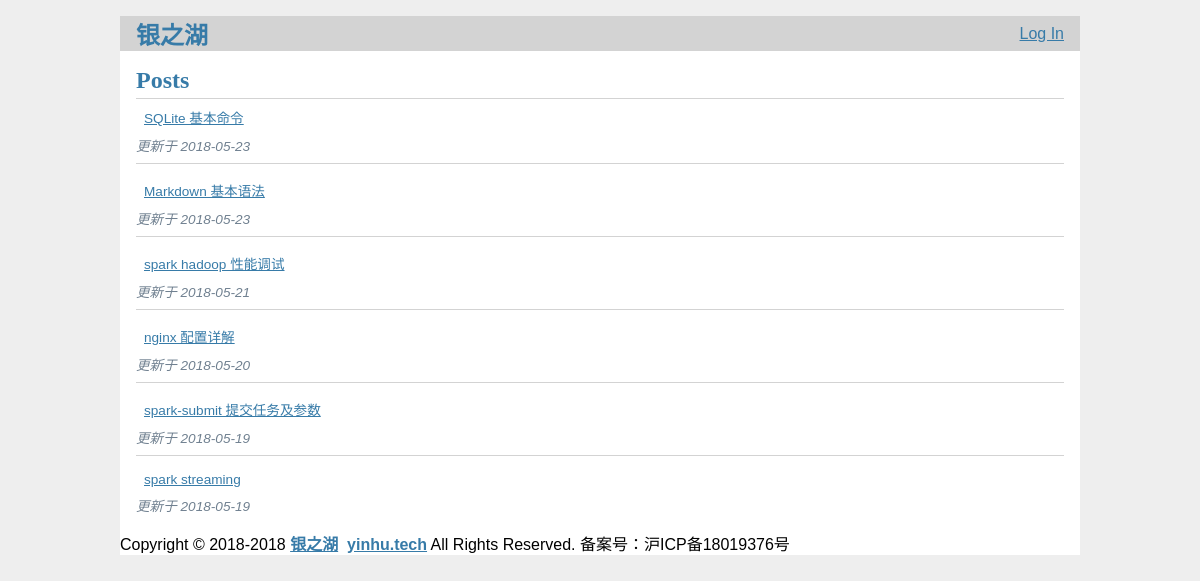
The page / on the database its author committed.
### tables this page shows
CREATE TABLE "post" (
  id INTEGER PRIMARY KEY AUTOINCREMENT,
  uuid TEXT NOT NULL DEFAULT "",
  author_id INTEGER NOT NULL,

  created TIMESTAMP NOT NULL DEFAULT CURRENT_TIMESTAMP,
  updated TIMESTAMP NOT NULL DEFAULT CURRENT_TIMESTAMP,
  
  title TEXT NOT NULL,
  body TEXT NOT NULL,
  tags TEXT NOT NULL DEFAULT "",
  
  read_cnt INTEGER NOT NULL DEFAULT 0,
  good_cnt INTEGER NOT NULL DEFAULT 0,
  
  FOREIGN KEY (author_id) REFERENCES user (id)
);

### flaskr/blog.py (the view)
@bp.route('/')
def index():
  db = get_db()
  posts = db.execute(
    'SELECT p.uuid, title, body, created, updated, author_id, username, tags'
    ' FROM post p JOIN user u ON p.author_id = u.id'
    ' ORDER BY updated DESC'
  ).fetchall()
  return render_template('blog/index.html', posts=posts)

### flaskr/auth.py (called while the page is built)
@bp.before_app_request
def load_logged_in_user():
    user_id = session.get('user_id')
    if user_id is None:
        g.user = None
    else:
        g.user = get_db().execute(
            'SELECT * FROM user WHERE id = ?', (user_id,)
        ).fetchone()

### flaskr/db.py (called while the page is built)
def get_db():
  if 'db' not in g:
    g.db = sqlite3.connect(
      current_app.config['DATABASE'],
      detect_types=sqlite3.PARSE_DECLTYPES
    )
    g.db.row_factory = sqlite3.Row
  return g.db

### flaskr/templates/blog/index.html (shortened to what this page needs)
{% extends 'base.html' %}
{% block header %}
  <h1>{% block title %}Posts{% endblock %}</h1>
{% endblock %}
{% block content %}
  {% for post in posts %}
    <article class="post">
      <header>
        <div>
          <a class="action" href="{{ url_for('blog.get_post_by_uuid', uuid=post['uuid']) }}">{{ post['title'] }}</a>
          <div class="about">更新于 {{ post['updated'].strftime('%Y-%m-%d') }}</div>
        </div>
      </header>
    </article>
    {% if not loop.last %}
      <hr>
    {% endif %}
  {% endfor %}
{% endblock %}

### flaskr/templates/base.html (shortened to what this page needs)
<!doctype html>
<link rel="stylesheet" href="{{ url_for('static', filename='style.css') }}">
<nav>
  <h1><a href="{{ url_for('index') }}">银之湖</a></h1>
  <ul>
    {% if g.user %}
      <li><span>{{ g.user['username'] }}</span>
      <li><a href="{{ url_for('auth.logout') }}">Log Out</a>
    {% else %}
      <li><a href="{{ url_for('auth.login') }}">Log In</a>
    {% endif %}
  </ul>
</nav>
<section class="content">
  <header>
    {% block header %}{% endblock %}
  </header>
  {% block content %}{% endblock %}
</section>
<div class="w-1000 copyright">
  Copyright &copy; 2018-2018    <strong><a href="//www.yinhu.tech/" target="_blank">银之湖</a></strong>&nbsp;
    <strong><a href="//www.yinhu.tech/" target="_blank">yinhu.tech</a></strong> All Rights Reserved. 备案号：沪ICP备18019376号
   </div>

### flaskr/static/style.css (style rules this page uses)
h1, h2, h3, h4, h5, h6 { font-family: serif; color: #377ba8; margin: 1rem 0; }
a { color: #377ba8; }
hr { border: none; border-top: 1px solid lightgray; }
nav { background: lightgray; display: flex; align-items: center; padding: 0 0.5rem; }
nav h1 { flex: auto; margin: 0; }
nav h1 a { text-decoration: none; padding: 0.25rem 0.5rem; }
nav ul { display: flex; list-style: none; margin: 0; padding: 0; }
nav ul li a, nav ul li span, header .action { display: block; padding: 0.5rem; }
.content { padding: 0 1rem 1rem; }
.content > header { border-bottom: 1px solid lightgray; display: flex; align-items: flex-end; }
.content > header h1 { flex: auto; margin: 1rem 0 0.25rem 0; }
.post > header { display: flex; align-items: flex-end; font-size: 0.85em; }
.post > header > div:first-of-type { flex: auto; }
.post .about { color: slategray; font-style: italic; }

### rows shown on the page
post: title "SQLite 基本命令", updated "2018-05-23"
post: title "Markdown 基本语法", updated "2018-05-23"
post: title "spark hadoop 性能调试", updated "2018-05-21"
post: title "nginx 配置详解", updated "2018-05-20"
post: title "spark-submit 提交任务及参数", updated "2018-05-19"
post: title "spark streaming", updated "2018-05-19"
